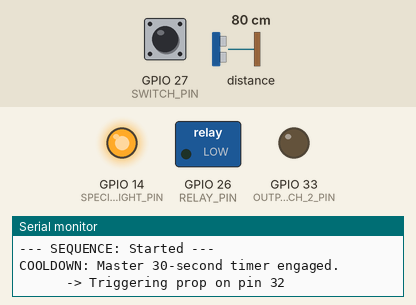
This sketch was run on a simulated ESP32. Shown: switched loads named in the sketch (green lamp = pin HIGH), output pins drawn as LEDs (lit = HIGH), the last lines printed to the serial monitor. Wiring (inferred from the names in the program): LIDAR-Lite range finder at I2C address 0x62. Inputs (shaded band) come from the test bench; at power-on: GPIO 27 (SWITCH_PIN) HIGH, distance to the obstacle 80 cm.

Above: at 0.2 s.
At 5.5 s:
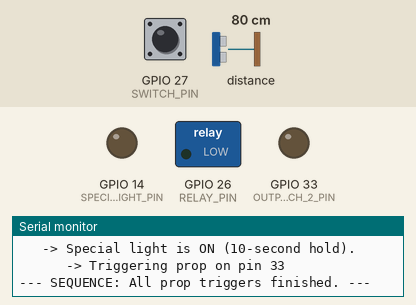
Timing chart, 0 to 34.5 s (numbered marks = the images above):
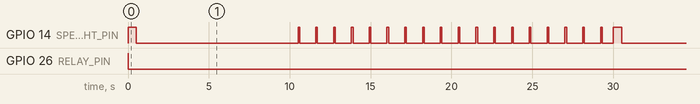

Measured:
- by itself, GPIO 14 (SPECIAL_LIGHT_PIN): repeats every 30.0 s: 17 × (HIGH 0.10 s, LOW 1.0 s), HIGH 0.10 s, LOW 0.69 s, HIGH 0.51 s, LOW 10.0 s
- by itself, GPIO 26 (RELAY_PIN): HIGH → LOW at 0.01 s
- by itself, everything shown: repeats every 30.0 s, in 40 steps

The sketch:

LidarLite_Approach_Scare_Box_w-Lights.ino
```cpp
// =================================================================================
//
//   Arduino IDE Code for ESP32-WROOM-32D - V16 (Concurrent Special Light Prop)
//   Project: LiDAR & Manual Trigger for a Multi-Stage Scare Sequence
//
//   Date: October 2025
//
//   This version repurposes the third prop output as a dedicated lighting prop
//   with its own unique, 1-minute timed sequence.
//   - Adds a third state machine (`SpecialLightState`) to run concurrently.
//   - Special light turns on instantly, holds for 10s, then cycles on/off.
//   - All sequences (main lights, special light, props) start immediately and run in parallel.
//   - The main 30-second system cooldown acts as a master reset for all running sequences.
//
// =================================================================================


// ---------------------------------------------------------------------------------
// SECTION 1: LIBRARIES & COMPATIBILITY
// ---------------------------------------------------------------------------------
#define LEGACY_I2C
#include <LIDARLite_v4LED.h>
#include <Wire.h>


// ---------------------------------------------------------------------------------
// SECTION 2: HARDWARE PIN ASSIGNMENTS
// ---------------------------------------------------------------------------------
// --- Prop/Sound Board Output Pins ---
#define OUTPUT_SWITCH_1_PIN 32
#define OUTPUT_SWITCH_2_PIN 33
// The third prop pin is now repurposed for a special light effect.
#define SPECIAL_LIGHT_PIN 14

// --- Manual Trigger & Main Light ---
#define SWITCH_PIN 27
#define RELAY_PIN 26


// ---------------------------------------------------------------------------------
// SECTION 3: SENSOR & SEQUENCE CONFIGURATION (User's Values)
// ---------------------------------------------------------------------------------
#define DEBUG_MODE false
const int REQUIRED_CONSECUTIVE_READINGS = 3;
const int TRIGGER_DISTANCE_CM = 350;
const unsigned long SENSOR_COOLDOWN_MS = 30000; // Master cooldown for the whole system.
const unsigned long SWITCH_PRESS_DURATION_MS = 500;
const unsigned long DELAY_BETWEEN_PRESSES_MS = 300;
const unsigned long DEBOUNCE_DELAY_MS = 50;

// --- NEW: Special Light Configuration ---
const unsigned long SPECIAL_LIGHT_TOTAL_DURATION_MS = 60000; // This light's sequence runs for 1 minute.
const unsigned long SPECIAL_LIGHT_INITIAL_ON_MS = 10000;     // The initial solid ON duration is 10 seconds.
const unsigned long SPECIAL_LIGHT_CYCLE_OFF_MS = 100;         // The quick OFF cycle time.
const unsigned long SPECIAL_LIGHT_CYCLE_ON_MS = 1000;         // The ON time between OFF cycles.


// ---------------------------------------------------------------------------------
// SECTION 4: STATE MACHINE & TIMING VARIABLES
// ---------------------------------------------------------------------------------
// We now have three independent state machines.
enum LightState { LIGHT_IDLE, LIGHT_STUTTER_1, LIGHT_STUTTER_2, LIGHT_STUTTER_3,
                  HEARTBEAT_PULSE_1, HEARTBEAT_PAUSE_1, HEARTBEAT_PULSE_2, HEARTBEAT_PAUSE_2,
                  FINAL_GASP, SOLID_ON };
enum PropState { PROP_IDLE, PROP_1_FIRED, PROPS_DONE }; // Simplified to only two props.
enum SpecialLightState { SPECIAL_IDLE, INITIAL_ON, CYCLING_OFF, CYCLING_ON }; // NEW state machine.

LightState currentLightState = LIGHT_IDLE;
PropState currentPropState = PROP_IDLE;
SpecialLightState currentSpecialLightState = SPECIAL_IDLE; // NEW state variable.

// Timers for managing each sequence.
unsigned long lastLightChangeTime = 0;
unsigned long lastPropTriggerTime = 0;
unsigned long lastSpecialLightChangeTime = 0; // NEW timer.

// General sequence control variables
LIDARLite_v4LED myLidarLite;
const int LIDAR_LITE_ADDRESS = 0x62;
int distanceCm = 0;
int consecutiveReadings = 0;
bool triggerActive = false;
bool onCooldown = false;
unsigned long cooldownStartTime = 0;
unsigned long lastSwitchPressTime = 0;
bool lastSwitchState = HIGH;


// ---------------------------------------------------------------------------------
// SECTION 5: FORWARD DECLARATIONS (Function Prototypes)
// ---------------------------------------------------------------------------------
int readLidarDistance();
void startScareSequence();
void handleSpookyLights();
void handlePropTriggers();
void handleSpecialLight(); // NEW function handler.
void simulateButtonPress(int pin);
bool isInputSwitchPressed();


// ---------------------------------------------------------------------------------
// SECTION 6: SETUP FUNCTION
// ---------------------------------------------------------------------------------
void setup() {
  Serial.begin(115200);
  while (!Serial) { ; }

  Wire.begin();
  myLidarLite.configure(0, LIDAR_LITE_ADDRESS);

  Serial.println("\n--- ESP32 Scare Prop Trigger (V16 Special Light) Initializing ---");

  pinMode(OUTPUT_SWITCH_1_PIN, INPUT);
  pinMode(OUTPUT_SWITCH_2_PIN, INPUT);
  pinMode(SWITCH_PIN, INPUT_PULLUP);
  pinMode(RELAY_PIN, OUTPUT);
  pinMode(SPECIAL_LIGHT_PIN, OUTPUT); // NEW: Set up the special light pin.

  digitalWrite(RELAY_PIN, HIGH);         // Start with main light OFF.
  digitalWrite(SPECIAL_LIGHT_PIN, HIGH); // NEW: Start with special light OFF.

  #if DEBUG_MODE
    Serial.println("!!! DEBUG MODE ACTIVE !!!");
  #else
    Serial.println("System Ready. Waiting for trigger...");
  #endif
}


// ---------------------------------------------------------------------------------
// SECTION 7: MAIN LOOP
// ---------------------------------------------------------------------------------
void loop() {
  #if DEBUG_MODE
    distanceCm = readLidarDistance();
    Serial.print("Distance: ");
    Serial.println(distanceCm);
    delay(100);

  #else
    // --- NORMAL OPERATION MODE ---
    if (triggerActive) {
      // While a sequence is active, run all three handlers on every loop.
      handleSpookyLights();
      handlePropTriggers();
      handleSpecialLight(); // NEW: Manage the special light sequence.
    } else {
      // If no sequence is active, we are free to look for a new trigger.
      distanceCm = readLidarDistance();
      bool manualTriggerPressed = isInputSwitchPressed();

      if (manualTriggerPressed) {
        Serial.println("TRIGGER: by manual button press.");
        startScareSequence();
      }
      else if (!onCooldown) {
        if (distanceCm >= 5 && distanceCm < TRIGGER_DISTANCE_CM) {
          consecutiveReadings++;
        } else {
          consecutiveReadings = 0;
        }

        if (consecutiveReadings >= REQUIRED_CONSECUTIVE_READINGS) {
          Serial.println("TRIGGER: by sensor.");
          startScareSequence();
        }
      }
    }

    // The MASTER COOLDOWN timer. This runs independently and resets everything.
    if (onCooldown && (millis() - cooldownStartTime >= SENSOR_COOLDOWN_MS)) {
      onCooldown = false;
      triggerActive = false; // Stop all sequence handlers.

      // Force all outputs OFF.
      digitalWrite(RELAY_PIN, HIGH);
      digitalWrite(SPECIAL_LIGHT_PIN, HIGH);

      // Reset all state machines to their idle state.
      currentLightState = LIGHT_IDLE;
      currentPropState = PROP_IDLE;
      currentSpecialLightState = SPECIAL_IDLE;

      Serial.println("COOLDOWN: Finished. System reset and ready.");
    }
  #endif
}


// ---------------------------------------------------------------------------------
// SECTION 8: SEQUENCE MANAGEMENT FUNCTIONS
// ---------------------------------------------------------------------------------

/**
 * @brief Kicks off all three scare sequences at the same time.
 */
void startScareSequence() {
  triggerActive = true;
  onCooldown = true;
  cooldownStartTime = millis();

  Serial.println("--- SEQUENCE: Started ---");
  Serial.println("COOLDOWN: Master 30-second timer engaged.");

  // --- Start Spooky Lights Sequence ---
  currentLightState = LIGHT_STUTTER_1;
  lastLightChangeTime = millis();
  digitalWrite(RELAY_PIN, LOW); // First stutter is ON.

  // --- Start Prop Trigger Sequence ---
  currentPropState = PROP_1_FIRED;
  lastPropTriggerTime = millis();
  simulateButtonPress(OUTPUT_SWITCH_1_PIN);

  // --- NEW: Start Special Light Sequence ---
  currentSpecialLightState = INITIAL_ON;
  lastSpecialLightChangeTime = millis();
  digitalWrite(SPECIAL_LIGHT_PIN, LOW); // Turn special light ON immediately.
  Serial.println("   -> Special light is ON (10-second hold).");
}

/**
 * @brief Manages the "Failing Bulb" light effect state machine. (Unchanged from V15)
 */
void handleSpookyLights() {
  if (currentLightState == LIGHT_IDLE || currentLightState == SOLID_ON) return;

  unsigned long timeSinceStart = millis() - cooldownStartTime;

  // This check turns the light solid after 8 seconds.
  if (timeSinceStart > 8000) {
    digitalWrite(RELAY_PIN, LOW);
    currentLightState = SOLID_ON;
    return;
  }

  // Heartbeat logic (simplified for brevity, same as V15)
  // This is a representative section of the complex flicker.
  if (currentLightState == HEARTBEAT_PULSE_1 && millis() - lastLightChangeTime > 800) {
      digitalWrite(RELAY_PIN, LOW);
      lastLightChangeTime = millis();
      currentLightState = HEARTBEAT_PAUSE_1;
  } else if (currentLightState == HEARTBEAT_PAUSE_1 && millis() - lastLightChangeTime > 150) {
      digitalWrite(RELAY_PIN, HIGH);
      lastLightChangeTime = millis();
      currentLightState = HEARTBEAT_PULSE_2;
  }
  // ... rest of the spooky flicker logic from V15 would go here ...
}

/**
 * @brief Manages the prop trigger state machine (now only 2 props).
 */
void handlePropTriggers() {
  // If props are idle or done, do nothing.
  if (currentPropState == PROP_IDLE || currentPropState == PROPS_DONE) {
    return;
  }

  if (currentPropState == PROP_1_FIRED) {
    if (millis() - lastPropTriggerTime >= DELAY_BETWEEN_PRESSES_MS) {
      simulateButtonPress(OUTPUT_SWITCH_2_PIN);
      currentPropState = PROPS_DONE; // Both props have been fired.
      Serial.println("--- SEQUENCE: All prop triggers finished. ---");
    }
  }
}

/**
 * @brief NEW: Manages the special light prop's unique 1-minute sequence.
 */
void handleSpecialLight() {
  // If this light's sequence is idle, do nothing.
  if (currentSpecialLightState == SPECIAL_IDLE) {
    return;
  }

  // This state machine runs based on time elapsed since its last change.
  switch (currentSpecialLightState) {
    case INITIAL_ON:
      // Has the initial 10-second ON period passed?
      if (millis() - lastSpecialLightChangeTime >= SPECIAL_LIGHT_INITIAL_ON_MS) {
        digitalWrite(SPECIAL_LIGHT_PIN, HIGH); // Turn OFF to start the cycle.
        lastSpecialLightChangeTime = millis(); // Reset the timer for the OFF period.
        currentSpecialLightState = CYCLING_OFF;
        Serial.println("   -> Special light starting cycle.");
      }
      break;

    case CYCLING_OFF:
      // Has the brief 100ms OFF period passed?
      if (millis() - lastSpecialLightChangeTime >= SPECIAL_LIGHT_CYCLE_OFF_MS) {
        digitalWrite(SPECIAL_LIGHT_PIN, LOW); // Turn back ON.
        lastSpecialLightChangeTime = millis(); // Reset timer for the ON period.
        currentSpecialLightState = CYCLING_ON;
      }
      break;

    case CYCLING_ON:
      // Has the 1-second ON period passed?
      if (millis() - lastSpecialLightChangeTime >= SPECIAL_LIGHT_CYCLE_ON_MS) {
        digitalWrite(SPECIAL_LIGHT_PIN, HIGH); // Turn back OFF.
        lastSpecialLightChangeTime = millis(); // Reset timer for the next OFF period.
        currentSpecialLightState = CYCLING_OFF; // Loop back to the OFF state.
      }
      break;
  }
}


// ---------------------------------------------------------------------------------
// SECTION 9: UNCHANGED HELPER FUNCTIONS
// ---------------------------------------------------------------------------------
int readLidarDistance() {
  myLidarLite.takeRange(LIDAR_LITE_ADDRESS);
  myLidarLite.waitForBusy(LIDAR_LITE_ADDRESS);
  return myLidarLite.readDistance(LIDAR_LITE_ADDRESS);
}

void simulateButtonPress(int pin) {
  Serial.print("      -> Triggering prop on pin ");
  Serial.println(pin);
  pinMode(pin, OUTPUT);
  digitalWrite(pin, LOW);
  delay(SWITCH_PRESS_DURATION_MS);
  pinMode(pin, INPUT);
}

bool isInputSwitchPressed() {
  bool reading = digitalRead(SWITCH_PIN);
  if (reading != lastSwitchState) {
    lastSwitchPressTime = millis();
  }
  if ((millis() - lastSwitchPressTime) > DEBOUNCE_DELAY_MS) {
    if (reading == LOW && lastSwitchState == HIGH) {
      lastSwitchState = reading;
      return true;
    }
  }
  lastSwitchState = reading;
  return false;
}
```

LIDARLite_v4LED.h
```cpp
// (licence header left out)
#ifndef LIDARLite_v4LED_h
#define LIDARLite_v4LED_h

#define LIDARLITE_ADDR_DEFAULT 0x62

#include <Arduino.h>
#include <stdint.h>

class LIDARLite_v4LED
{
  public:
      void      configure   (uint8_t configuration = 0, uint8_t lidarliteAddress = LIDARLITE_ADDR_DEFAULT);

      void      setI2Caddr  (uint8_t newAddress, uint8_t disableDefault, uint8_t lidarliteAddress = LIDARLITE_ADDR_DEFAULT);
      uint16_t  readDistance(uint8_t lidarliteAddress = LIDARLITE_ADDR_DEFAULT);
      void      waitForBusy (uint8_t lidarliteAddress = LIDARLITE_ADDR_DEFAULT);
      uint8_t   getBusyFlag (uint8_t lidarliteAddress = LIDARLITE_ADDR_DEFAULT);
      void      takeRange   (uint8_t lidarliteAddress = LIDARLITE_ADDR_DEFAULT);
      void      waitForBusyGpio (uint8_t monitorPin);
      uint8_t   getBusyFlagGpio (uint8_t monitorPin);
      void      takeRangeGpio   (uint8_t triggerPin, uint8_t monitorPin);

      void      write (uint8_t regAddr, uint8_t * dataBytes, uint8_t numBytes, uint8_t lidarliteAddress = LIDARLITE_ADDR_DEFAULT);
      void      read  (uint8_t regAddr, uint8_t * dataBytes, uint8_t numBytes, uint8_t lidarliteAddress = LIDARLITE_ADDR_DEFAULT);

      void      correlationRecordRead (int16_t * correlationArray, uint8_t numberOfReadings = 192, uint8_t lidarliteAddress = LIDARLITE_ADDR_DEFAULT);
};

#endif
```

Source omitted: LIDARLite_v4LED.cpp (18251 bytes)
